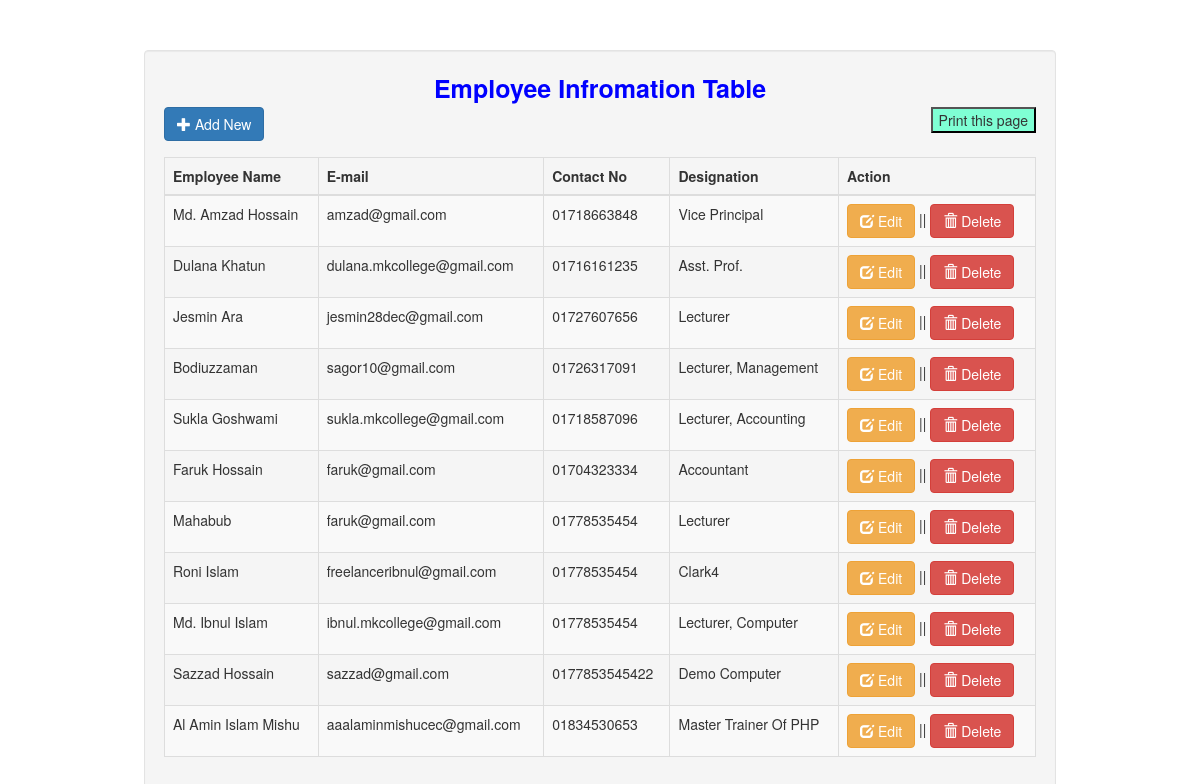
The page / on the database its author committed.
### tables this page shows
CREATE TABLE `Employee` (
  `userid` int(255) NOT NULL,
  `em_name` varchar(255) NOT NULL,
  `em_email` varchar(255) NOT NULL,
  `contact_no` text NOT NULL,
  `em_designation` varchar(255) NOT NULL
);

### index.php (the view, shortened to what this page needs)
<!DOCTYPE html>
<html>
<head>
	<link rel="stylesheet" href="https://maxcdn.bootstrapcdn.com/bootstrap/3.3.6/css/bootstrap.min.css" />
</head>
<body>
	<div class="container">
		<div style="height:50px;"></div>
		<div class="well" style="margin:auto; padding:auto; width:80%;">
			<span style="font-size:25px; color:blue">
				<center><strong>Employee Infromation Table</strong></center>
			</span>
			<span class="pull-left"><a href="#addnew" data-toggle="modal" class="btn btn-primary"><span class="glyphicon glyphicon-plus"></span> Add New</a></span>
		<span>	<button style="float: right;background-color:aquamarine;"onclick="window.print()">Print this page</button></span>
			<div style="height:50px;"></div>
			<table class="table table-striped table-bordered table-hover">
				<thead>
					<th>Employee Name</th>
					<th>E-mail</th>
					<th>Contact No</th>
					<th>Designation</th>
					<th>Action</th>
				</thead>
				<tbody>
					<?php
					include('conn.php');
					$query = mysqli_query($conn, "select * from `Employee`");
					while ($row = mysqli_fetch_array($query)) {
					?>
						<tr>
							<td><?php echo ucwords($row['em_name']); ?></td>
							<td><?php echo ($row['em_email']); ?></td>
							<td><?php echo $row['contact_no']; ?></td>
							<td><?php echo ucwords($row['em_designation']); ?></td>
							<td>
								<a href="#edit<?php echo $row['userid']; ?>" data-toggle="modal" class="btn btn-warning"><span class="glyphicon glyphicon-edit"></span> Edit</a> ||
								<a href="#del<?php echo $row['userid']; ?>" data-toggle="modal" class="btn btn-danger"><span class="glyphicon glyphicon-trash"></span> Delete</a>
							</td>
						</tr>
					<?php
					}
					?>
				</tbody>
			</table>
		</div>
	</div>
</body>
</html>

### rows shown on the page
employee: em_name "Md. Amzad Hossain", em_email "amzad@gmail.com", contact_no "01718663848", em_designation "Vice Principal"
employee: em_name "Dulana Khatun", em_email "dulana.mkcollege@gmail.com", contact_no "01716161235", em_designation "Asst. Prof."
employee: em_name "Jesmin Ara", em_email "jesmin28dec@gmail.com", contact_no "01727607656", em_designation "Lecturer"
employee: em_name "Bodiuzzaman", em_email "sagor10@gmail.com", contact_no "01726317091", em_designation "Lecturer, Management"
employee: em_name "Sukla Goshwami", em_email "sukla.mkcollege@gmail.com", contact_no "01718587096", em_designation "Lecturer, Accounting"
employee: em_name "Faruk Hossain", em_email "faruk@gmail.com", contact_no "01704323334", em_designation "Accountant"
employee: em_name "Mahabub", em_email "faruk@gmail.com", contact_no "01778535454", em_designation "Lecturer"
employee: em_name "Roni Islam", em_email "freelanceribnul@gmail.com", contact_no "01778535454", em_designation "Clark4"
employee: em_name "Md. Ibnul Islam", em_email "ibnul.mkcollege@gmail.com", contact_no "01778535454", em_designation "Lecturer, Computer"
employee: em_name "Sazzad Hossain", em_email "sazzad@gmail.com", contact_no "0177853545422", em_designation "Demo Computer"
employee: em_name "Al Amin Islam Mishu", em_email "aaalaminmishucec@gmail.com", contact_no "01834530653", em_designation "Master Trainer Of PHP"
